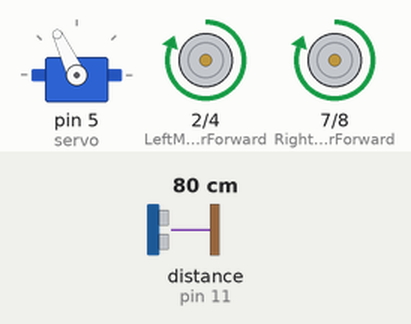
Recording of a sketch running on a simulated Arduino Uno, built with avr-gcc and run on an emulated ATmega328P. Parts: servo, motor-driver pin pairs drawn as motors (green arrow = first pin HIGH = forward, orange = second pin HIGH = backward, longer = more drive). The test bench sets the inputs (shaded band); at power-on: distance to the obstacle (sensor on pin 11) 80 cm. The echo pulse lasts 58.3 µs per cm.

Above: at 7.5 s.
7.6 s: distance to the obstacle (sensor on pin 11) set to 53 cm
9.1 s: distance to the obstacle (sensor on pin 11) set to 46 cm
At 11.6 s:
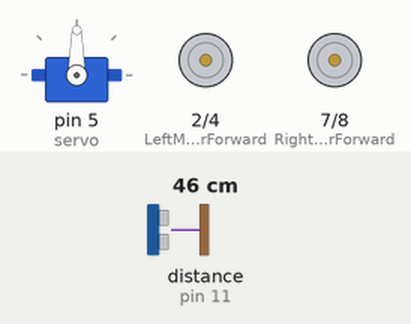
12.1 s: distance to the obstacle (sensor on pin 11) set to 60 cm
At 13.3 s:
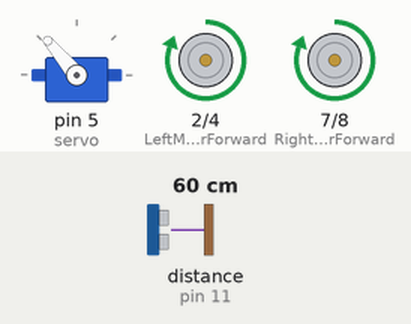
14.0 s: distance to the obstacle (sensor on pin 11) set to 2 cm
At 15.8 s:
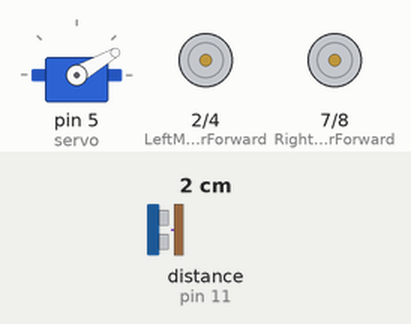
17.0 s: distance to the obstacle (sensor on pin 11) set to 120 cm
At 17.4 s:
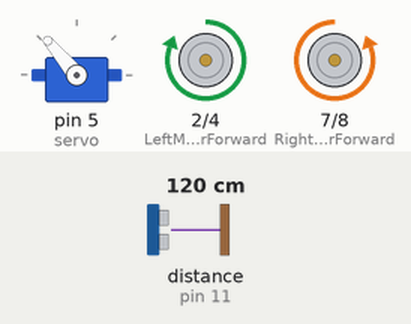
Timing chart, 0 to 19.5 s (numbered marks = the images above; inputs shaded):
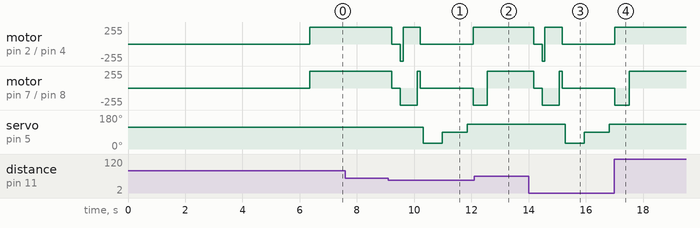

The sketch:

project.ino
```cpp
//JAGDEEP SINGH
//200424790
//Komalpreet Kaur
//200430366
#include <Servo.h>          // library for the servo
#include <NewPing.h>        //for the Ultrasonic sensor function library.

//L298N motor control pins
const int LeftMotorForward = 2;
const int LeftMotorBackward = 4;
const int RightMotorForward = 7;
const int RightMotorBackward = 8;

//sensor pins
#define trig_pin 10
#define echo_pin 11

#define maximum_distance 500
boolean goesForward = true;
int distance;

NewPing sonar(trig_pin, echo_pin, maximum_distance); //sensor function
Servo servo;

void setup(){

  pinMode(RightMotorForward, OUTPUT);
  pinMode(LeftMotorForward, OUTPUT);
  pinMode(LeftMotorBackward, OUTPUT);
  pinMode(RightMotorBackward, OUTPUT);

  servo.attach(5); //servo pin
  servo.write(115);
  delay(2000);
  distance = readPing();
  delay(1000);
  distance = readPing();
  delay(1000);
  distance = readPing();
  delay(1000);
  distance = readPing();
  delay(1000);
}

void loop(){

  int distanceR = 0;
  int distanceL = 0;
  delay(50);
  moveForward();

  if (distance <= 50){
    moveStop();
    delay(300);
    moveBackward();
    delay(100);
    turnRight();
    delay(100);
    moveStop();
    delay(100);
    distanceR = lookRight();
    delay(200);
    distanceL = lookLeft();
    delay(200);

    if (distance >= distanceL){
      turnRight();
      moveForward();
    }
    else{
      turnLeft();
      moveForward();
    }
  }
  else{
    moveForward();
  }
    distance = readPing();
}

int lookRight(){
  servo.write(30);
  delay(500);
  int distance = readPing();
  delay(100);
  servo.write(90);
  return distance;
}

int lookLeft(){
  servo.write(90);
  delay(500);
  int distance = readPing();
  delay(100);
  servo.write(130);
  return distance;
  delay(100);
}

int readPing(){
  delay(70);
  int cm = sonar.ping_cm();
  if (cm==0){
    cm=250;
  }
  return cm;
}

void moveStop(){

  digitalWrite(RightMotorForward, LOW);
  digitalWrite(LeftMotorForward, LOW);
  digitalWrite(RightMotorBackward, LOW);
  digitalWrite(LeftMotorBackward, LOW);
}

void moveForward(){

  if(goesForward){

    goesForward=true;

    digitalWrite(LeftMotorForward, HIGH);
    digitalWrite(RightMotorForward, HIGH);

    digitalWrite(LeftMotorBackward, LOW);
    digitalWrite(RightMotorBackward, LOW);

  }
}

void moveBackward(){

  goesForward=false;

  digitalWrite(LeftMotorBackward, HIGH);
  digitalWrite(RightMotorBackward, HIGH);

  digitalWrite(LeftMotorForward, LOW);
  digitalWrite(RightMotorForward, LOW);
  moveForward();

}

void turnRight(){

  digitalWrite(LeftMotorForward, HIGH);
  digitalWrite(RightMotorBackward, HIGH);

  digitalWrite(LeftMotorBackward, LOW);
  digitalWrite(RightMotorForward, LOW);

  delay(500);

  digitalWrite(LeftMotorForward, HIGH);
  digitalWrite(RightMotorForward, HIGH);

  digitalWrite(LeftMotorBackward, LOW);
  digitalWrite(RightMotorBackward, LOW);


}

void turnLeft(){

  digitalWrite(LeftMotorBackward, HIGH);
  digitalWrite(RightMotorForward, HIGH);

  digitalWrite(LeftMotorForward, LOW);
  digitalWrite(RightMotorBackward, LOW);

  delay(500);

  digitalWrite(LeftMotorForward, HIGH);
  digitalWrite(RightMotorForward, HIGH);

  digitalWrite(LeftMotorBackward, LOW);
  digitalWrite(RightMotorBackward, LOW);
}
```

Measured:
- the behaviour switches between 50 and 49 cm on distance to the obstacle (sensor on pin 11) (found by bisection; images 0 and 1)
- after the input at 7.6 s, every drawn part: stays the same
- after the input at 12.1 s, motor on pin 2 (LeftMotorForward) / pin 4 (LeftMotorBackward): stays forward 255/255 (without the input it goes to stopped after 0.58 s); motor on pin 7 (RightMotorForward) / pin 8 (RightMotorBackward): goes on until 12.6 s, then stays forward 255/255
- after the input at 17.0 s, motor on pin 2 (LeftMotorForward) / pin 4 (LeftMotorBackward): goes on until 17.0 s, then stays forward 255/255; motor on pin 7 (RightMotorForward) / pin 8 (RightMotorBackward): goes on until 17.5 s, then stays forward 255/255; servo on pin 5 (servo): stays 130° (without the input it goes to 30° after 1.7 s)
